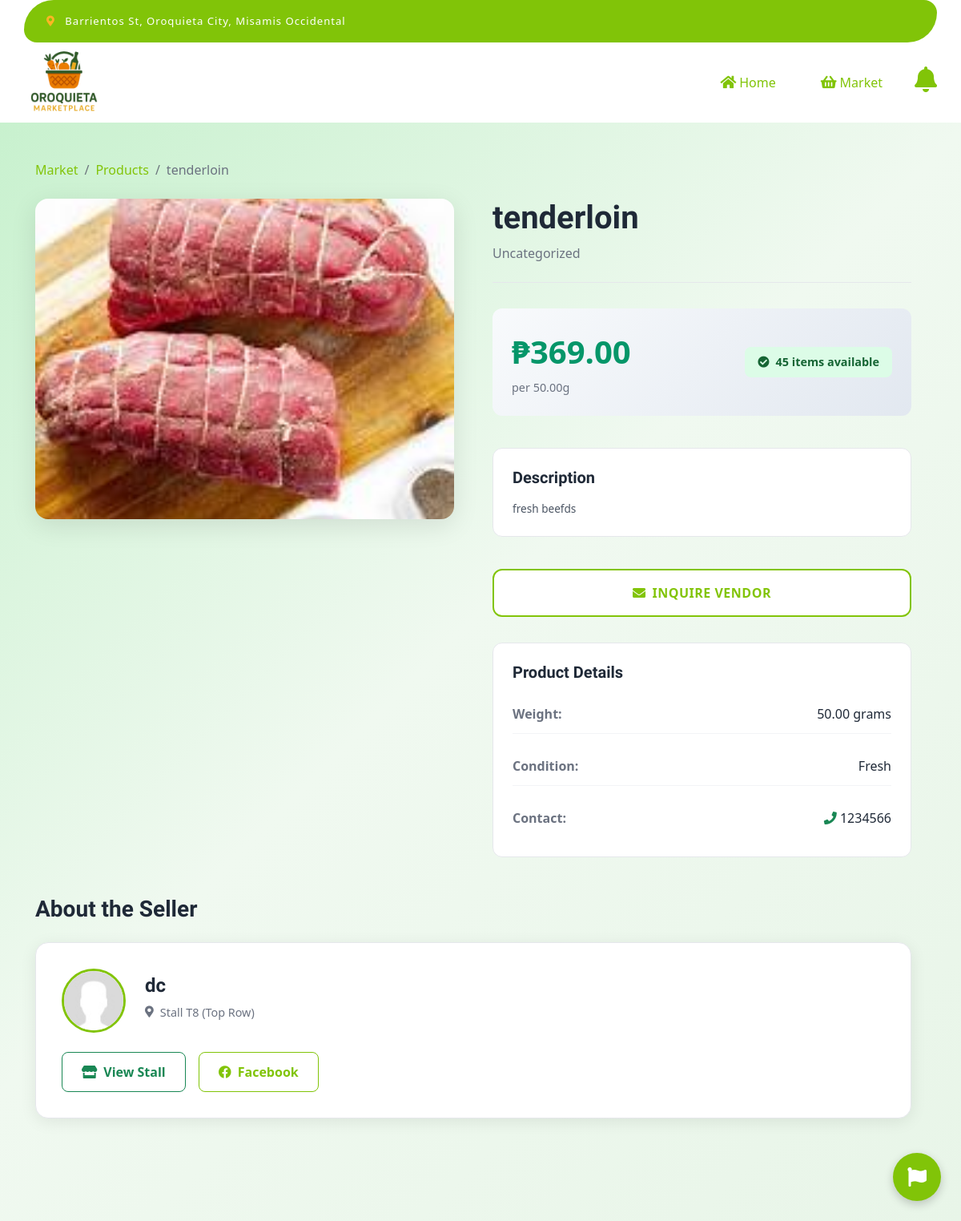
The page /customer/view_product.php?id=5 on the database its author committed.
### tables this page shows
CREATE TABLE `products` (
  `id` int(11) NOT NULL,
  `seller_id` int(11) NOT NULL,
  `category_id` int(11) DEFAULT NULL,
  `name` varchar(255) NOT NULL,
  `description` text DEFAULT NULL,
  `price` decimal(10,2) NOT NULL,
  `price_change` enum('up','down','no_change') DEFAULT 'no_change',
  `previous_price` decimal(10,2) DEFAULT NULL,
  `stock_quantity` int(11) NOT NULL DEFAULT 0,
  `weight` decimal(10,2) DEFAULT NULL,
  `is_featured` tinyint(1) DEFAULT 0,
  `is_active` tinyint(1) DEFAULT 1,
  `created_at` timestamp NOT NULL DEFAULT current_timestamp(),
  `updated_at` timestamp NOT NULL DEFAULT current_timestamp() ON UPDATE current_timestamp()
);

CREATE TABLE `product_images` (
  `id` int(11) NOT NULL,
  `product_id` int(11) NOT NULL,
  `image_path` varchar(255) NOT NULL,
  `is_primary` tinyint(1) DEFAULT 0,
  `display_order` int(11) DEFAULT 0,
  `created_at` timestamp NOT NULL DEFAULT current_timestamp()
);

CREATE TABLE `seller_applications` (
  `id` int(11) NOT NULL,
  `seller_id` int(11) NOT NULL,
  `business_name` varchar(255) NOT NULL,
  `business_phone` varchar(20) NOT NULL,
  `tax_id` varchar(50) DEFAULT NULL,
  `documents_submitted` text DEFAULT NULL,
  `selected_stall` varchar(10) DEFAULT NULL,
  `status` enum('pending','approved','rejected') DEFAULT 'pending',
  `admin_notes` text DEFAULT NULL,
  `created_at` timestamp NOT NULL DEFAULT current_timestamp(),
  `updated_at` timestamp NOT NULL DEFAULT current_timestamp() ON UPDATE current_timestamp()
);

CREATE TABLE `stalls` (
  `id` int(11) NOT NULL,
  `stall_number` varchar(20) NOT NULL,
  `floor_number` int(11) NOT NULL,
  `section` varchar(50) NOT NULL,
  `size` decimal(10,2) NOT NULL,
  `monthly_rent` decimal(10,2) NOT NULL,
  `status` enum('available','occupied','maintenance','reserved') DEFAULT 'available',
  `current_seller_id` int(11) DEFAULT NULL,
  `description` text DEFAULT NULL,
  `amenities` text DEFAULT NULL,
  `created_at` timestamp NOT NULL DEFAULT current_timestamp(),
  `updated_at` timestamp NOT NULL DEFAULT current_timestamp() ON UPDATE current_timestamp()
);

### customer/view_product.php (the view, shortened to what this page needs)
<?php
require_once 'header.php';
require_once '../includes/db_connect.php';
$product_id = isset($_GET['id']) ? (int) $_GET['id'] : 0;
try {
    $stmt = $pdo->prepare("
        SELECT
            p.*,
            s.id as seller_id,
            s.first_name,
            s.last_name,
            s.username as seller_username,
            s.profile_image,
            s.facebook_url,
            c.name as category_name,
            c.icon as category_icon,
            sa.business_name,
            sa.business_phone,
            st.stall_number,
            st.section as stall_section,
            pi.image_path as primary_image
        FROM products p
        LEFT JOIN sellers s ON p.seller_id = s.id
        LEFT JOIN categories c ON p.category_id = c.id
        LEFT JOIN seller_applications sa ON s.id = sa.seller_id AND sa.status = 'approved'
        LEFT JOIN stalls st ON st.current_seller_id = s.id AND st.status = 'occupied'
        LEFT JOIN product_images pi ON p.id = pi.product_id AND pi.is_primary = 1
        WHERE p.id = ? AND p.is_active = 1 AND s.status = 'approved'
    ");
    $stmt->execute([$product_id]);
    $product = $stmt->fetch(PDO::FETCH_ASSOC);
} catch (PDOException $e) {
    error_log("Database error: " . $e->getMessage());
    header('Location: index.php');
    exit();
}
function formatPrice($price)
{
    return '₱' . number_format($price, 2);
}
function getSellerDisplayName($product)
{
    if (!empty($product['business_name'])) {
        return $product['business_name'];
    } elseif (!empty($product['first_name']) && !empty($product['last_name'])) {
        return $product['first_name'] . ' ' . $product['last_name'];
    } else {
        return $product['seller_username'];
    }
}
?>
<div class="main-content">
    <div class="container py-5">
        <nav aria-label="breadcrumb" class="mb-4">
            <ol class="breadcrumb">
                <li class="breadcrumb-item"><a href="index.php">Market</a></li>
                <li class="breadcrumb-item"><a href="index.php">Products</a></li>
                <li class="breadcrumb-item active" aria-current="page"><?php echo htmlspecialchars($product['name']); ?>
                </li>
            </ol>
        </nav>
        <div class="product-details-container">
            <div class="product-images-section">
                <div class="main-image-container">
                    <?php
                    $main_image = !empty($product['primary_image']) ? '../' . $product['primary_image'] : '../assets/img/fruite-item-1.jpg';
                    ?>
                    <img src="<?php echo htmlspecialchars($main_image); ?>"
                        alt="<?php echo htmlspecialchars($product['name']); ?>" id="main-product-image"
                        class="main-product-image">
                </div>
            </div>
            <div class="product-info-section">
                <div class="product-header">
                    <h1 class="product-title"><?php echo htmlspecialchars($product['name']); ?></h1>
                    <div class="product-category">
                        <span
                            class="category-name"><?php echo htmlspecialchars($product['category_name'] ?? 'Uncategorized'); ?></span>
                    </div>
                </div>
                <div class="product-price-section">
                    <div class="price-display">
                        <span class="price-amount"><?php echo formatPrice($product['price']); ?></span>
                        <?php if (!empty($product['weight']) && $product['weight'] > 0): ?>
                                <span class="price-unit">per <?php echo $product['weight']; ?>g</span>
                        <?php endif; ?>
                    </div>
                    <div
                        class="stock-status <?php echo $product['stock_quantity'] > 0 ? 'in-stock' : 'out-of-stock'; ?>">
                        <i
                            class="fas <?php echo $product['stock_quantity'] > 0 ? 'fa-check-circle' : 'fa-times-circle'; ?>"></i>
                        <span>
                            <?php if ($product['stock_quantity'] > 0): ?>
                                    <?php echo $product['stock_quantity']; ?> items available
                            <?php else: ?>
                                    Out of stock
                            <?php endif; ?>
                        </span>
                    </div>
                </div>
                <?php if (!empty($product['description'])): ?>
                        <div class="product-description">
                            <h3>Description</h3>
                            <p><?php echo nl2br(htmlspecialchars($product['description'])); ?></p>
                        </div>
                <?php endif; ?>
                <div class="product-actions">
                       <?php if ($product['stock_quantity'] > 0): ?>
                            <button class="btn btn-outline-primary message-btn"
                                onclick="startChatWithSeller(<?php echo $product['seller_id']; ?>, <?php echo $product['id']; ?>)">
                                <i class="fas fa-envelope"></i>
                                <span>Inquire Vendor</span>
                            </button>
                    <?php endif; ?>
                </div>
                <div class="product-details">
                    <h3>Product Details</h3>
                    <div class="details-grid">
                        <?php if (!empty($product['weight']) && $product['weight'] > 0): ?>
                                <div class="detail-item">
                                    <span class="detail-label">Weight:</span>
                                    <span class="detail-value"><?php echo $product['weight']; ?> grams</span>
                                </div>
                        <?php endif; ?>
                        <div class="detail-item">
                            <span class="detail-label">Condition:</span>
                            <span class="detail-value">Fresh</span>
                        </div>
                        <div class="detail-item">
                            <span class="detail-label">Contact:</span>
                            <span class="detail-value">
                                <?php if (!empty($product['business_phone'])): ?>
                                        <i class="fas fa-phone text-success"></i>
                                        <?php echo htmlspecialchars($product['business_phone']); ?>
                                <?php else: ?>
                                        Available via message
                                <?php endif; ?>
                            </span>
                        </div>
                    </div>
                </div>
            </div>
        </div>
        <div class="store-section">
            <h2>About the Seller</h2>
            <div class="store-card">
                <div class="store-header">
                    <div class="store-avatar">
                        <?php
                        $profile_image = !empty($product['profile_image']) ? '../' . $product['profile_image'] : '../assets/img/avatar.jpg';
                        ?>
                        <img src="<?php echo htmlspecialchars($profile_image); ?>" alt="Store Avatar">
                    </div>
                    <div class="store-info">
                        <h3 class="store-name"><?php echo htmlspecialchars(getSellerDisplayName($product)); ?></h3>
                        <div class="store-location">
                            <?php if (!empty($product['stall_number'])): ?>
                                    <i class="fas fa-map-marker-alt"></i>
                                    <span>Stall <?php echo htmlspecialchars($product['stall_number']); ?>
                                        (<?php echo htmlspecialchars($product['stall_section']); ?>)</span>
                            <?php else: ?>
                                    <i class="fas fa-store"></i>
                                    <span>Marketplace Vendor</span>
                            <?php endif; ?>
                        </div>
                    </div>
                </div>
                <div class="store-actions">
                    <?php if (!empty($product['stall_number'])): ?>
                            <a href="stall_view.php?stall=<?php echo urlencode($product['stall_number']); ?>"
                                class="btn btn-outline-success">
                                <i class="fas fa-store"></i>
                                View Stall
                            </a>
                    <?php endif; ?>
                    <?php if (!empty($product['facebook_url'])): ?>
                            <a href="<?php echo htmlspecialchars($product['facebook_url']); ?>" target="_blank"
                                class="btn btn-outline-primary">
                                <i class="fab fa-facebook"></i>
                                Facebook
                            </a>
                    <?php endif; ?>
                </div>
            </div>
        </div>
    </div>
</div>
<link rel="stylesheet" href="css/chat.css">
<link rel="stylesheet" href="css/view_product.css">
</body>
</html>

### customer/css/view_product.css (style rules this page uses)
.product-details-container { display: grid; grid-template-columns: 1fr 1fr; gap: 3rem; margin-bottom: 3rem; }
.product-images-section { position: sticky; top: 2rem; }
.main-image-container { border-radius: 16px; overflow: hidden; box-shadow: 0 8px 32px rgba(0, 0, 0, 0.1); margin-bottom: 1rem; }
.main-product-image { width: 100%; height: 400px; object-fit: cover; transition: transform 0.3s ease; }
.product-info-section { display: flex; flex-direction: column; gap: 2rem; }
.product-header { border-bottom: 1px solid #e5e7eb; padding-bottom: 1.5rem; }
.product-title { font-size: 2.5rem; font-weight: 700; color: #1f2937; margin-bottom: 0.5rem; line-height: 1.2; }
.product-category { display: flex; align-items: center; gap: 0.5rem; color: #6b7280; font-size: 1rem; }
.product-price-section { display: flex; justify-content: space-between; align-items: center; padding: 1.5rem; background: linear-gradient(135deg, #f8fafc 0%, #e2e8f0 100%); border-radius: 12px; }
.price-display { display: flex; flex-direction: column; gap: 0.25rem; }
.price-amount { font-size: 2.5rem; font-weight: 700; color: #059669; }
.price-unit { font-size: 0.9rem; color: #6b7280; font-weight: 500; }
.stock-status { display: flex; align-items: center; gap: 0.5rem; padding: 0.5rem 1rem; border-radius: 8px; font-weight: 600; font-size: 0.9rem; }
.stock-status.in-stock { background: #dcfce7; color: #166534; }
.product-description { background: white; padding: 1.5rem; border-radius: 12px; border: 1px solid #e5e7eb; }
.product-description h3 { font-size: 1.25rem; font-weight: 600; margin-bottom: 1rem; color: #1f2937; }
.product-description p { color: #4b5563; line-height: 1.6; margin: 0; }
.product-actions { display: flex; gap: 1rem; flex-wrap: wrap; }
.order-btn, .message-btn { flex: 1; min-width: 150px; padding: 1rem 2rem; border-radius: 12px; font-weight: 600; font-size: 1rem; text-transform: uppercase; letter-spacing: 0.5px; transition: all 0.3s ease; display: flex; align-items: center; justify-content: center; gap: 0.5rem; }
.message-btn { border: 2px solid #82c408; color: #82c408; background: white; }
.product-details { background: white; padding: 1.5rem; border-radius: 12px; border: 1px solid #e5e7eb; }
.product-details h3 { font-size: 1.25rem; font-weight: 600; margin-bottom: 1rem; color: #1f2937; }
.details-grid { display: grid; gap: 1rem; }
.detail-item { display: flex; justify-content: space-between; align-items: center; padding: 0.75rem 0; border-bottom: 1px solid #f3f4f6; }
.detail-item:last-child { border-bottom: none; }
.detail-label { font-weight: 600; color: #6b7280; }
.detail-value { color: #1f2937; font-weight: 500; }
.store-section { margin-bottom: 3rem; }
.store-section h2 { font-size: 1.75rem; font-weight: 600; margin-bottom: 1.5rem; color: #1f2937; }
.store-card { background: white; border-radius: 16px; padding: 2rem; box-shadow: 0 4px 20px rgba(0, 0, 0, 0.08); border: 1px solid #e5e7eb; }
.store-header { display: flex; align-items: center; gap: 1.5rem; margin-bottom: 1.5rem; }
.store-avatar img { width: 80px; height: 80px; border-radius: 50%; object-fit: cover; border: 3px solid #82c408; }
.store-info { flex: 1; }
.store-name { font-size: 1.5rem; font-weight: 600; margin-bottom: 0.5rem; color: #1f2937; }
.store-location { display: flex; align-items: center; gap: 0.5rem; color: #6b7280; margin-bottom: 0.5rem; font-size: 0.9rem; }
.store-actions { display: flex; gap: 1rem; flex-wrap: wrap; }
.store-actions .btn { padding: 0.75rem 1.5rem; border-radius: 8px; font-weight: 600; display: flex; align-items: center; gap: 0.5rem; transition: all 0.3s ease; }
.breadcrumb { background: transparent; padding: 0; margin: 0; }
.breadcrumb-item a { color: #82c408; text-decoration: none; }
.breadcrumb-item.active { color: #6b7280; }

### customer/css/view_stall.css (style rules this page uses)
.product-description { color: #666; font-size: 0.9rem; margin-bottom: 15px; line-height: 1.4; }

### assets/css/style.css (style rules this page uses)
.btn { font-weight: 600; transition: .5s; }

### rows shown on the page
products: name "tenderloin", product_images.image_path (picture), price "₱369.00", weight "50.00", stock_quantity "45", description "fresh beefds", seller_applications.business_phone "1234566", seller_applications.business_name "dc", stalls.stall_number "T8", stalls.section "Top Row"

### other values the page prints
$product['category_name'] "Uncategorized"
